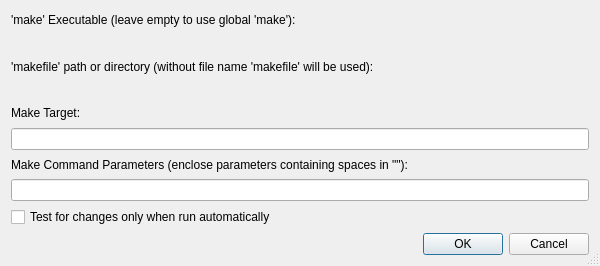
<?xml version="1.0" encoding="UTF-8"?>
<ui version="4.0">
 <class>MakePropertiesDialog</class>
 <widget class="QDialog" name="MakePropertiesDialog">
  <property name="geometry">
   <rect>
    <x>0</x>
    <y>0</y>
    <width>600</width>
    <height>266</height>
   </rect>
  </property>
  <property name="windowTitle">
   <string>Make Properties</string>
  </property>
  <property name="sizeGripEnabled">
   <bool>true</bool>
  </property>
  <layout class="QVBoxLayout" name="verticalLayout">
   <item>
    <widget class="QLabel" name="label">
     <property name="text">
      <string>'make' Executable (leave empty to use global 'make'):</string>
     </property>
    </widget>
   </item>
   <item>
    <widget class="EricPathPicker" name="makePicker" native="true">
     <property name="sizePolicy">
      <sizepolicy hsizetype="Expanding" vsizetype="Preferred">
       <horstretch>0</horstretch>
       <verstretch>0</verstretch>
      </sizepolicy>
     </property>
     <property name="focusPolicy">
      <enum>Qt::StrongFocus</enum>
     </property>
     <property name="toolTip">
      <string>Enter the executable name of the make utility</string>
     </property>
    </widget>
   </item>
   <item>
    <widget class="QLabel" name="label_2">
     <property name="text">
      <string>'makefile' path or directory (without file name 'makefile' will be used):</string>
     </property>
    </widget>
   </item>
   <item>
    <widget class="EricPathPicker" name="makefilePicker" native="true">
     <property name="sizePolicy">
      <sizepolicy hsizetype="Expanding" vsizetype="Preferred">
       <horstretch>0</horstretch>
       <verstretch>0</verstretch>
      </sizepolicy>
     </property>
     <property name="focusPolicy">
      <enum>Qt::StrongFocus</enum>
     </property>
     <property name="toolTip">
      <string>Enter the name and/or path of the makefile</string>
     </property>
    </widget>
   </item>
   <item>
    <widget class="QLabel" name="label_3">
     <property name="text">
      <string>Make Target:</string>
     </property>
    </widget>
   </item>
   <item>
    <widget class="QLineEdit" name="makeTargetEdit">
     <property name="toolTip">
      <string>Enter the make target to be built</string>
     </property>
     <property name="clearButtonEnabled">
      <bool>true</bool>
     </property>
    </widget>
   </item>
   <item>
    <widget class="QLabel" name="label_4">
     <property name="text">
      <string>Make Command Parameters (enclose parameters containing spaces in &quot;&quot;):</string>
     </property>
     <property name="wordWrap">
      <bool>true</bool>
     </property>
    </widget>
   </item>
   <item>
    <widget class="QLineEdit" name="makeParametersEdit">
     <property name="toolTip">
      <string>Enter the command parameters for make</string>
     </property>
     <property name="clearButtonEnabled">
      <bool>true</bool>
     </property>
    </widget>
   </item>
   <item>
    <widget class="QCheckBox" name="testOnlyCheckBox">
     <property name="toolTip">
      <string>Select to just test for changes needing a make run</string>
     </property>
     <property name="text">
      <string>Test for changes only when run automatically</string>
     </property>
    </widget>
   </item>
   <item>
    <widget class="QDialogButtonBox" name="buttonBox">
     <property name="orientation">
      <enum>Qt::Horizontal</enum>
     </property>
     <property name="standardButtons">
      <set>QDialogButtonBox::Cancel|QDialogButtonBox::Ok</set>
     </property>
    </widget>
   </item>
  </layout>
 </widget>
 <customwidgets>
  <customwidget>
   <class>EricPathPicker</class>
   <extends>QWidget</extends>
   <header>EricWidgets/EricPathPicker.h</header>
   <container>1</container>
  </customwidget>
 </customwidgets>
 <resources/>
 <connections>
  <connection>
   <sender>buttonBox</sender>
   <signal>accepted()</signal>
   <receiver>MakePropertiesDialog</receiver>
   <slot>accept()</slot>
   <hints>
    <hint type="sourcelabel">
     <x>248</x>
     <y>254</y>
    </hint>
    <hint type="destinationlabel">
     <x>157</x>
     <y>274</y>
    </hint>
   </hints>
  </connection>
  <connection>
   <sender>buttonBox</sender>
   <signal>rejected()</signal>
   <receiver>MakePropertiesDialog</receiver>
   <slot>reject()</slot>
   <hints>
    <hint type="sourcelabel">
     <x>316</x>
     <y>260</y>
    </hint>
    <hint type="destinationlabel">
     <x>286</x>
     <y>274</y>
    </hint>
   </hints>
  </connection>
 </connections>
</ui>
